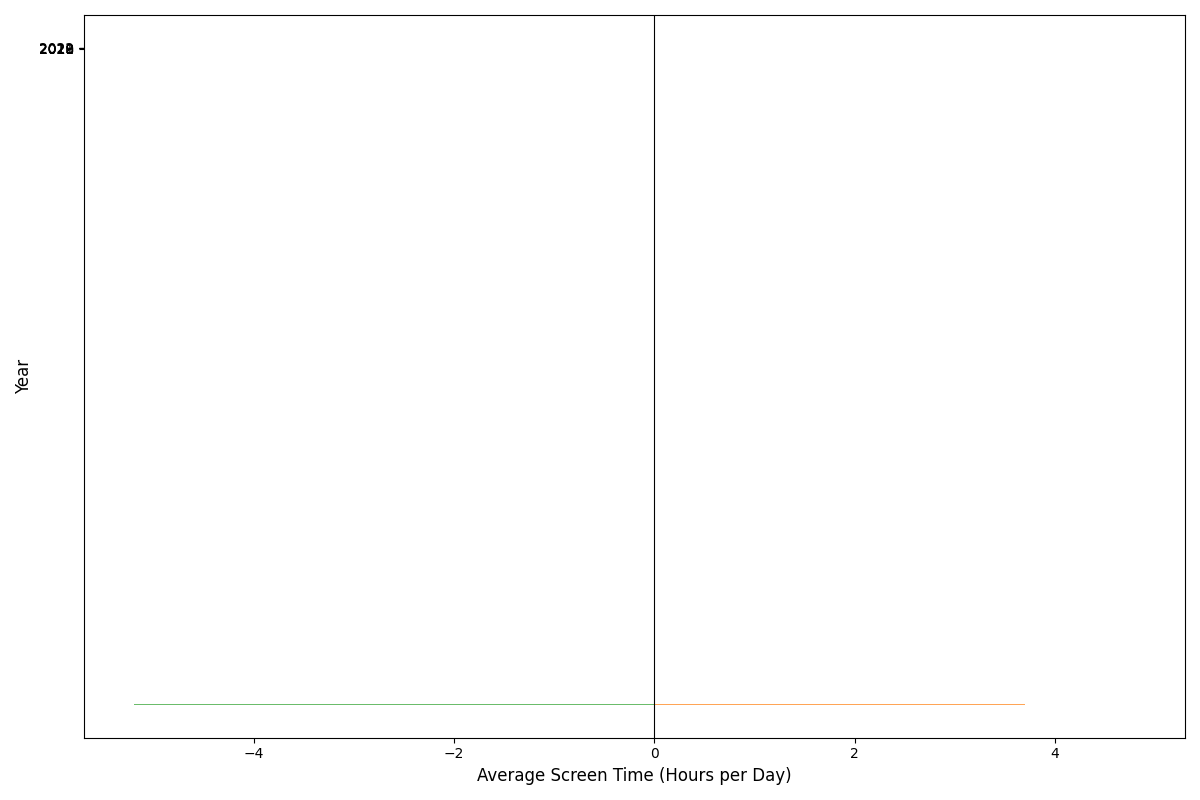

The script that drew this image:
import matplotlib.pyplot as plt
import numpy as np

years = np.array([2018, 2019, 2020, 2021, 2022])
screen_time_data = {
    '12-13 years': np.array([3.4, 4.5, 3.2, 4.0, 4.2]), 
    '14-15 years': np.array([4.5, 3.5, 3.7, 4.8, 4.3]),
    '16-17 years': np.array([-4.2, -4.7, -5.2, -4.9, -4.0])
}

fig, ax = plt.subplots(figsize=(12, 8))
bar_width = 0.35

for i, (age_group, data) in enumerate(screen_time_data.items()):
    ax.barh(years if i == 0 else -years, data, bar_width, color=f'C{i}', alpha=0.7)

ax.set_xlabel('Average Screen Time (Hours per Day)', fontsize=12)
ax.set_ylabel('Year', fontsize=12)
ax.set_yticks(years)
ax.set_yticklabels(years)
plt.axvline(0, color='black', linewidth=0.8)
plt.tight_layout()

plt.show()
